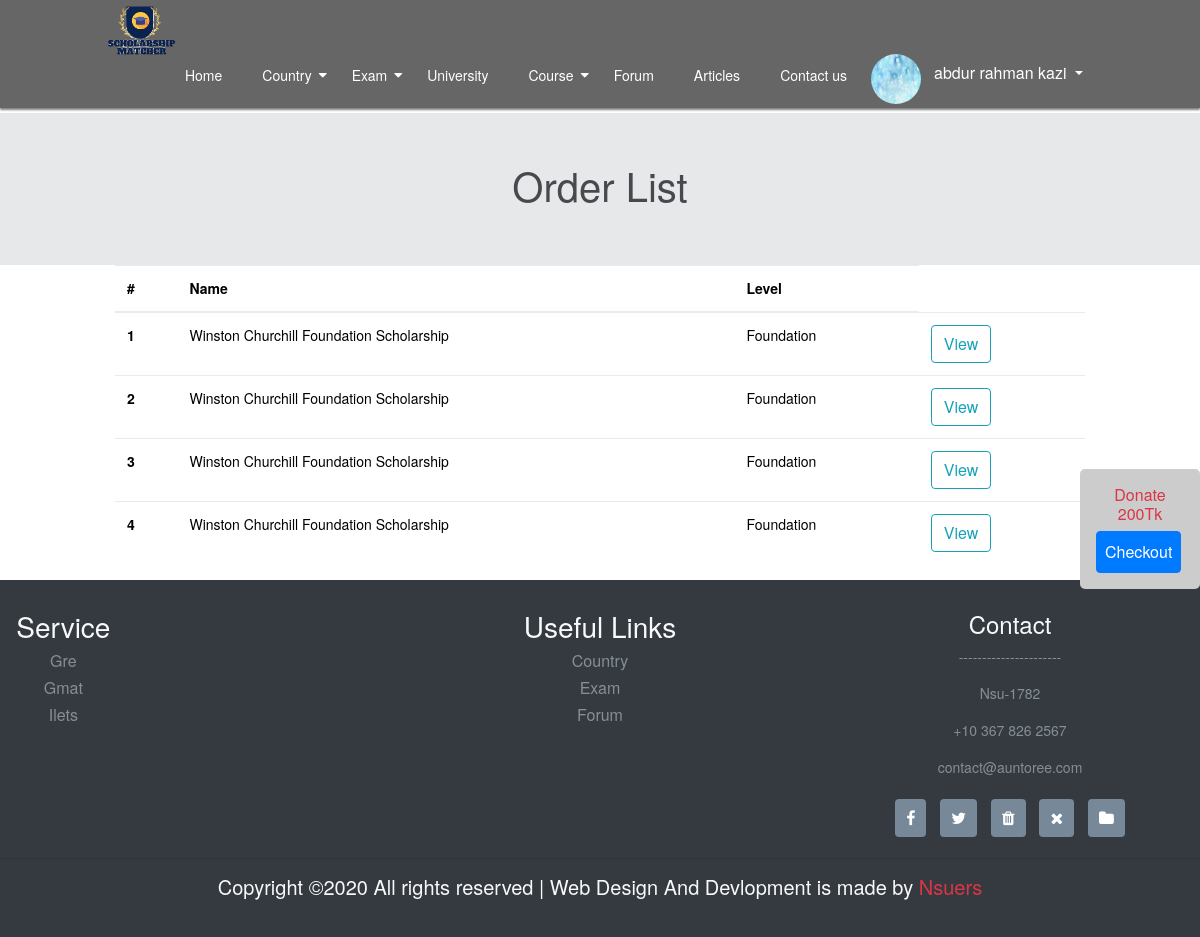
Page /bookmarkslist.php (signed in) on the committed database.
### tables this page shows
CREATE TABLE `bookmarks` (
  `bookmark_id` int(11) NOT NULL,
  `schollars_id` int(11) NOT NULL
);

CREATE TABLE `scholarship` (
  `scholarship_id` int(11) NOT NULL,
  `scholarship` varchar(255) NOT NULL,
  `uni_id` int(11) NOT NULL,
  `benefit` varchar(255) NOT NULL,
  `deadline` varchar(200) NOT NULL,
  `level` varchar(200) NOT NULL,
  `program` varchar(200) NOT NULL,
  `description` text NOT NULL
);

### classes/User.php (called while the page is built, shortened)
<?php
 $filepath = realpath(dirname(__FILE__));
 include_once ($filepath.'/../lib/Database.php');
class User
{
	private $db;
	function __construct(){
		$this->db = new Database();
	}
	function allScholarship(){
		$qry = "SELECT * FROM `bookmarks` JOIN scholarship ON scholarship.scholarship_id = bookmarks.schollars_id";
	 	$result=$this->db->select($qry);
	 	if ($result != false) {
	 		return $result;
	 	}
	}
}
?>

### lib/Database.php (called while the page is built, shortened)
<?php
Class Database{
	public $host   = DB_HOST;
	public $user   = DB_USER;
	public $pass   = DB_PASS;
	public $dbname = DB_NAME;
	public $link;
	private function connectDB(){
	$this->link = new mysqli($this->host, $this->user, $this->pass, $this->dbname);
 }
	public function select($query){
		$result = $this->link->query($query) or die($this->link->error.__LINE__);
		if($result->num_rows > 0){
			return $result;
		} else {
			return false;
		}
	}
}

### bookmarkslist.php (the view, shortened to what this page needs)
<?php include "inc/header.php"; ?>
<section class="container-fluid alert-secondary h-25" style="height:200px;display: block;">
	<div class="container p-5 ">
		<h1 class="text-center">Order List</h1>
	</div>
</section>
<section class="container-fluid">
	<div class="row">
		<div class="col-md-10 mx-auto">
			<table class="table">
			  	<thead>
				    <tr>
				      <th scope="col">#</th>
				      <th scope="col">Name</th>
				      <th scope="col">Level</th>
				    </tr>
			  	</thead>
				<tbody>
				<?php
					$result = $user->allScholarship();
					if($result){
						$i = 0;
						while($value = $result->fetch_assoc()){
							$i++;
				?>
				    <tr>
				      	<th scope="row"><?php echo $i; ?></th>
				      	<td><?php echo $value['scholarship']; ?></td>
				      	<td><?php echo $value['level']; ?></td>
				      	<td><a class="btn btn-outline-info" href="scholars.php?id=<?php echo $value['scholarship_id']; ?>">View</a></td>
				    </tr>
				<?php }} ?>
				</tbody>
			</table>
		</div>
	</div>
</section>
<?php include "inc/footer.php"; ?>

### css/style.css (style rules this page uses)
body { background: #fff; font-family: Helvetica Neue, Helvetica, Arial, sans-serif; font-size: 14px; color: #000; margin: 0; padding: 0; }
a { text-decoration:none !important; }

### rows in the picture
bookmarks: scholarship.scholarship "Winston Churchill Foundation Scholarship", scholarship.level "Foundation"
bookmarks: scholarship.scholarship "Winston Churchill Foundation Scholarship", scholarship.level "Foundation"
bookmarks: scholarship.scholarship "Winston Churchill Foundation Scholarship", scholarship.level "Foundation"
bookmarks: scholarship.scholarship "Winston Churchill Foundation Scholarship", scholarship.level "Foundation"

### other values in the picture
Session::get('cmrname') "abdur rahman kazi"
